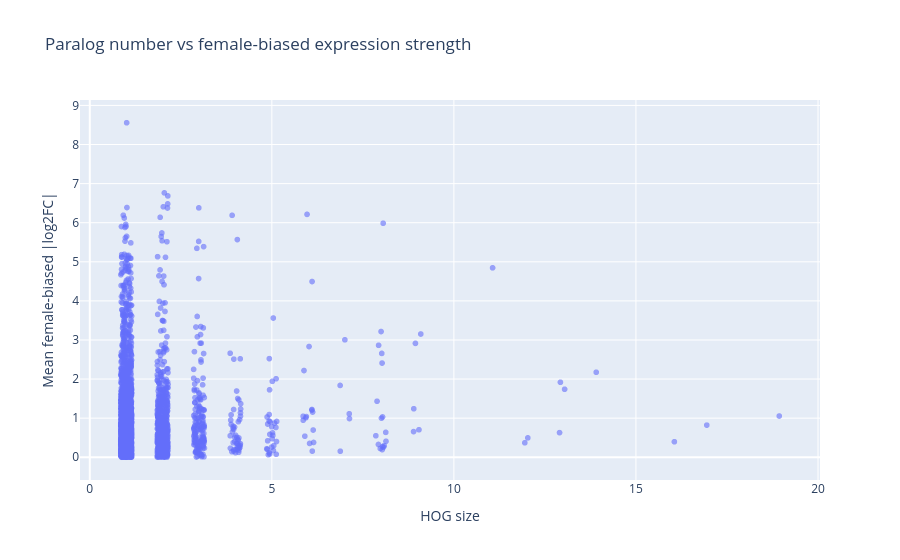

The cell this chart's notebook holds for it:
### Markdown cell above
Plot female baised transcripts

### Code cell
fig = px.scatter(
    hog_sex_bias,
    x="HOG_size_jitter",
    y="mean_female_log2FC",
    opacity=0.6,
    labels={
        "HOG_size_jitter": "HOG size",
        "mean_female_log2FC": "Mean female-biased |log2FC|"
    },
    title="Paralog number vs female-biased expression strength"
)
fig.show()

### Figure 1 — Plotly figure (JSON) as saved in the notebook; plotly's stock layout.template omitted (floating-point values rounded to 4 significant figures; data arrays with more than 128 entries replaced by an {"elided": "..."} marker saying what was removed)
{"data": [{"hovertemplate": "HOG size=%{x}<br>Mean female-biased |log2FC|=%{y}<extra></extra>", "legendgroup": "", "marker": {"color": "#636efa", "opacity": 0.6, "symbol": "circle"}, "mode": "markers", "name": "", "showlegend": false, "type": "scattergl", "x": {"elided": "9613 float values"}, "xaxis": "x", "y": {"elided": "9613 float values"}, "yaxis": "y"}], "layout": {"legend": {"tracegroupgap": 0}, "title": {"text": "Paralog number vs female-biased expression strength"}, "xaxis": {"anchor": "y", "domain": [0, 1], "title": {"text": "HOG size"}}, "yaxis": {"anchor": "x", "domain": [0, 1], "title": {"text": "Mean female-biased |log2FC|"}}}}
